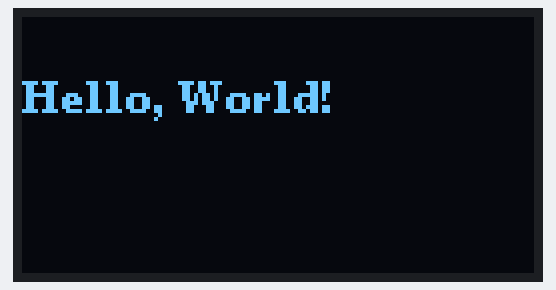
Bench run of a sketch on a simulated Arduino Uno, built with avr-gcc and run on an emulated ATmega328P. Parts: 128×64 one-colour display.

Above: at 0.1 s.

The sketch:

display-test.ino
```cpp
#include <Wire.h>
#include <U8g2lib.h>

#define SCREEN_WIDTH 128 // OLED display width, in pixels
#define SCREEN_HEIGHT 64 // OLED display height, in pixels

// Declaration for an SSH1106 display connected to I2C (SDA, SCL pins)
U8G2_SH1106_128X64_NONAME_F_SW_I2C u8g2(U8G2_R0, SCL, SDA, U8X8_PIN_NONE);


void setup() {
    // initialize with the I2C addr 0x3C (for the 128x64)
    u8g2.begin();
    u8g2.clearBuffer(); // Clear the buffer

    // Set font
    u8g2.setFont(u8g2_font_ncenB08_tr); // Choose a suitable font

    // Draw a string at position (0, 24)
    u8g2.drawStr(0, 24, "Hello, World!");

    // Show the display buffer on the screen
    u8g2.sendBuffer();
}

void loop() {
    // put your main code here, to run repeatedly:
}
```
